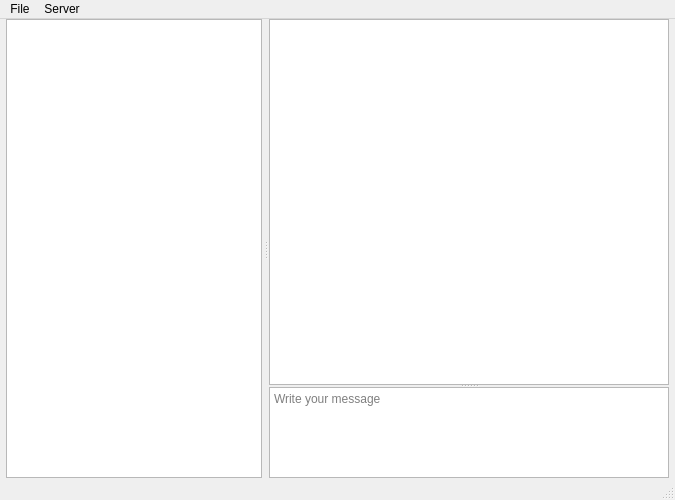
<?xml version="1.0" encoding="UTF-8"?>
<ui version="4.0">
 <class>MainWindow</class>
 <widget class="QMainWindow" name="MainWindow">
  <property name="geometry">
   <rect>
    <x>0</x>
    <y>0</y>
    <width>675</width>
    <height>500</height>
   </rect>
  </property>
  <property name="windowTitle">
   <string>SeQmes</string>
  </property>
  <property name="windowIcon">
   <iconset resource="ressources.qrc">
    <normaloff>:/images/icon</normaloff>:/images/icon</iconset>
  </property>
  <widget class="QWidget" name="w_central">
   <layout class="QHBoxLayout" name="horizontalLayout">
    <property name="leftMargin">
     <number>6</number>
    </property>
    <property name="topMargin">
     <number>0</number>
    </property>
    <property name="rightMargin">
     <number>6</number>
    </property>
    <property name="bottomMargin">
     <number>0</number>
    </property>
    <item>
     <widget class="QSplitter" name="split_central">
      <property name="sizePolicy">
       <sizepolicy hsizetype="Preferred" vsizetype="Preferred">
        <horstretch>0</horstretch>
        <verstretch>0</verstretch>
       </sizepolicy>
      </property>
      <property name="orientation">
       <enum>Qt::Horizontal</enum>
      </property>
      <property name="handleWidth">
       <number>7</number>
      </property>
      <widget class="QListWidget" name="listW_users">
       <property name="sizePolicy">
        <sizepolicy hsizetype="Fixed" vsizetype="Expanding">
         <horstretch>0</horstretch>
         <verstretch>0</verstretch>
        </sizepolicy>
       </property>
       <property name="minimumSize">
        <size>
         <width>100</width>
         <height>0</height>
        </size>
       </property>
       <property name="focusPolicy">
        <enum>Qt::NoFocus</enum>
       </property>
       <property name="contextMenuPolicy">
        <enum>Qt::CustomContextMenu</enum>
       </property>
       <property name="horizontalScrollBarPolicy">
        <enum>Qt::ScrollBarAlwaysOff</enum>
       </property>
       <property name="selectionBehavior">
        <enum>QAbstractItemView::SelectRows</enum>
       </property>
       <property name="verticalScrollMode">
        <enum>QAbstractItemView::ScrollPerPixel</enum>
       </property>
       <property name="movement">
        <enum>QListView::Static</enum>
       </property>
      </widget>
      <widget class="QSplitter" name="split_chat">
       <property name="sizePolicy">
        <sizepolicy hsizetype="Expanding" vsizetype="Expanding">
         <horstretch>3</horstretch>
         <verstretch>0</verstretch>
        </sizepolicy>
       </property>
       <property name="minimumSize">
        <size>
         <width>200</width>
         <height>0</height>
        </size>
       </property>
       <property name="sizeIncrement">
        <size>
         <width>0</width>
         <height>0</height>
        </size>
       </property>
       <property name="baseSize">
        <size>
         <width>200</width>
         <height>0</height>
        </size>
       </property>
       <property name="orientation">
        <enum>Qt::Vertical</enum>
       </property>
       <property name="handleWidth">
        <number>2</number>
       </property>
       <widget class="QTextEdit" name="txtEdit_messages">
        <property name="sizePolicy">
         <sizepolicy hsizetype="Expanding" vsizetype="Expanding">
          <horstretch>1</horstretch>
          <verstretch>4</verstretch>
         </sizepolicy>
        </property>
        <property name="minimumSize">
         <size>
          <width>0</width>
          <height>0</height>
         </size>
        </property>
        <property name="focusPolicy">
         <enum>Qt::ClickFocus</enum>
        </property>
        <property name="autoFormatting">
         <set>QTextEdit::AutoBulletList</set>
        </property>
       </widget>
       <widget class="QTextEdit" name="txtEdit_inputMessage">
        <property name="sizePolicy">
         <sizepolicy hsizetype="Expanding" vsizetype="Expanding">
          <horstretch>0</horstretch>
          <verstretch>1</verstretch>
         </sizepolicy>
        </property>
        <property name="placeholderText">
         <string>Write your message</string>
        </property>
       </widget>
      </widget>
     </widget>
    </item>
   </layout>
  </widget>
  <widget class="QMenuBar" name="menubar">
   <property name="geometry">
    <rect>
     <x>0</x>
     <y>0</y>
     <width>675</width>
     <height>21</height>
    </rect>
   </property>
   <widget class="QMenu" name="menuFile">
    <property name="autoFillBackground">
     <bool>false</bool>
    </property>
    <property name="title">
     <string>File</string>
    </property>
    <addaction name="actionTest"/>
   </widget>
   <widget class="QMenu" name="menuServer">
    <property name="title">
     <string>Server</string>
    </property>
    <addaction name="actionServerStart"/>
    <addaction name="actionServerStop"/>
   </widget>
   <addaction name="menuFile"/>
   <addaction name="menuServer"/>
  </widget>
  <widget class="QStatusBar" name="statusbar"/>
  <action name="actionTest">
   <property name="text">
    <string>Test</string>
   </property>
  </action>
  <action name="actionServerStart">
   <property name="text">
    <string>Start</string>
   </property>
  </action>
  <action name="actionServerStop">
   <property name="text">
    <string>Stop</string>
   </property>
  </action>
 </widget>
 <resources>
  <include location="ressources.qrc"/>
 </resources>
 <connections>
  <connection>
   <sender>listW_users</sender>
   <signal>customContextMenuRequested(QPoint)</signal>
   <receiver>MainWindow</receiver>
   <slot>onlistW_users_customContextMenuRequested(QPoint)</slot>
   <hints>
    <hint type="sourcelabel">
     <x>87</x>
     <y>250</y>
    </hint>
    <hint type="destinationlabel">
     <x>337</x>
     <y>249</y>
    </hint>
   </hints>
  </connection>
  <connection>
   <sender>actionServerStart</sender>
   <signal>triggered()</signal>
   <receiver>MainWindow</receiver>
   <slot>startServer()</slot>
   <hints>
    <hint type="sourcelabel">
     <x>-1</x>
     <y>-1</y>
    </hint>
    <hint type="destinationlabel">
     <x>337</x>
     <y>249</y>
    </hint>
   </hints>
  </connection>
  <connection>
   <sender>listW_users</sender>
   <signal>currentItemChanged(QListWidgetItem*,QListWidgetItem*)</signal>
   <receiver>MainWindow</receiver>
   <slot>onItemSelected(QListWidgetItem*,QListWidgetItem*)</slot>
   <hints>
    <hint type="sourcelabel">
     <x>87</x>
     <y>250</y>
    </hint>
    <hint type="destinationlabel">
     <x>337</x>
     <y>249</y>
    </hint>
   </hints>
  </connection>
  <connection>
   <sender>actionServerStop</sender>
   <signal>triggered()</signal>
   <receiver>MainWindow</receiver>
   <slot>stopServer()</slot>
   <hints>
    <hint type="sourcelabel">
     <x>-1</x>
     <y>-1</y>
    </hint>
    <hint type="destinationlabel">
     <x>337</x>
     <y>249</y>
    </hint>
   </hints>
  </connection>
 </connections>
 <slots>
  <slot>onlistW_users_customContextMenuRequested(QPoint)</slot>
  <slot>startServer()</slot>
  <slot>onItemSelected(QListWidgetItem*,QListWidgetItem*)</slot>
  <slot>stopServer()</slot>
 </slots>
</ui>
